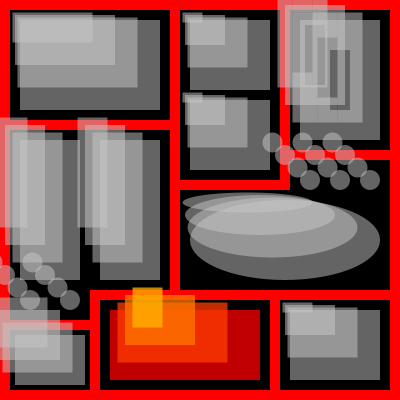
Frame 1 (no input)
Frame 60 (the mouse pressed at the canvas centre just before this capture): identical to frame 1, image omitted
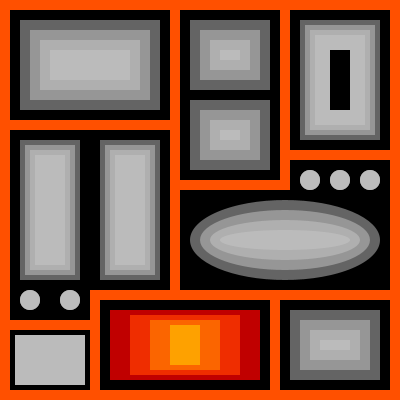
Frame 120 (the mouse held since frame 60 and released just before this capture)

The Processing sketch that drew these frames (run headless with seeded random() and noise(); from frame 60 on, the mouse is pressed at the canvas centre):

// Processing sketch: processing_142073
// ── processing_142073.pde

void setup()
{
  size(400,400);
}

void draw()
{
  
  background(255,mouseY / 2.5,0);
  fill(0);
  noStroke();
  rectMode(CORNER);

  rect(10,10,160,110);
  rect(180,10,100,170);
  rect(290,10,100,140);
  rect(10,130,160,190);
  rect(180,190,210,100);
  rect(290,160,100,130);
  rect(10,330,80,60);
  rect(100,300,170,90);
  rect(280,300,110,90);

  fill(255,mouseY / 2.5,0);

  rect(90,300,10,20);
  rect(90,290,80,10);

  pushMatrix();
    translate(-110,-135);
    asd();
    asdf();
    asdfg();
    asdfgh();
  popMatrix();
  
  pushMatrix();
    translate(30,-145);
    sdf();
    sdfg();
    sdfgh();
    sdfghj();
  popMatrix();
  
  pushMatrix();
    translate(30,-65);
    sdf();
    sdfg();
    sdfgh();
    sdfghj();
  popMatrix();
  
  pushMatrix();
    translate(-150,10);
    dfg();
    dfgh();
    dfghj();
    dfghjk();
  popMatrix();
  
  pushMatrix();
    translate(-70,10);
    dfg();
    dfgh();
    dfghj();
    dfghjk();
  popMatrix();
  
  pushMatrix();
    translate(140,-120);
    fgh();
    fghj();
    fghjk();
    fghjkl();
  popMatrix();
  
  pushMatrix();
    translate(85,40);
    qwe();
    qwer();
    qwert();
    qwertz();
  popMatrix();

  pushMatrix();
    translate(135,145);
    wer();
    wert();
    wertz();
    wertzu();
  popMatrix();
  
  pushMatrix();
    translate(-150,160);
    ert();
    ertz();
    ertzu();
    ertzui();
  popMatrix();
  
  pushMatrix();
    translate(-15,145);
    rtz();
    rtzu();
    rtzui();
    rtzuio();
  popMatrix();
  
  pushMatrix();
    translate(110,-20);
    tzu();
    tzui();
    tzuio();
    tzuiop();
  popMatrix();
  
  pushMatrix();
    translate(140,-20);
    tzu();
    tzui();
    tzuio();
    tzuiop();
  popMatrix();
  
  pushMatrix();
    translate(170,-20);
    tzu();
    tzui();
    tzuio();
    tzuiop();
  popMatrix();
  
  pushMatrix();
    translate(-130,100);
    tzu();
    tzui();
    tzuio();
    tzuiop();
  popMatrix();
  
  pushMatrix();
    translate(-170,100);
    tzu();
    tzui();
    tzuio();
    tzuiop();
  popMatrix();
  
}

void asd()
{
  noStroke();
  fill(200,200,200,128);
  rectMode(CENTER);
  rect(width / 2,height / 2,140,90);
}

void asdf()
{
  noStroke();
  fill(200,200,200,128);
  rectMode(CENTER);
  rect(width/2 - width*0.03125 + mouseX*0.0625,height/2 - height*0.03125 + mouseY*0.0625,120,70);
}

void asdfg()
{
  noStroke();
  fill(200,200,200,128);
  rectMode(CENTER);
  rect(width/2 - width*0.0625 + mouseX*0.125,height/2 - height*0.0625 + mouseY*0.125,100,50);
}

void asdfgh()
{
  noStroke();
  fill(200,200,200,128);
  rectMode(CENTER);
  rect(width/2 - width*0.09375 + mouseX*0.1875,height/2 - height*0.09375 + mouseY*0.1875,80,30);
}

void sdf()
{
  noStroke();
  fill(200,200,200,128);
  rectMode(CENTER);
  rect(width / 2,height / 2,80,70);
}

void sdfg()
{
  noStroke();
  fill(200,200,200,128);
  rectMode(CENTER);
  rect(width/2 - width*0.03125 + mouseX*0.0625,height/2 - height*0.03125 + mouseY*0.0625,60,50);
}

void sdfgh()
{
  noStroke();
  fill(200,200,200,128);
  rectMode(CENTER);
  rect(width/2 - width*0.0625 + mouseX*0.125,height/2 - height*0.0625 + mouseY*0.125,40,30);
}

void sdfghj()
{
  noStroke();
  fill(200,200,200,128);
  rectMode(CENTER);
  rect(width/2 - width*0.09375 + mouseX*0.1875,height/2 - height*0.09375 + mouseY*0.1875,20,10);
}

void dfg()
{
  noStroke();
  fill(200,200,200,128);
  rectMode(CENTER);
  rect(width / 2,height / 2,60,140);
}

void dfgh()
{
  noStroke();
  fill(200,200,200,128);
  rectMode(CENTER);
  rect(width/2 - width*0.03125 + mouseX*0.0625,height/2 - height*0.03125 + mouseY*0.0625,50,130);
}

void dfghj()
{
  noStroke();
  fill(200,200,200,128);
  rectMode(CENTER);
  rect(width/2 - width*0.0625 + mouseX*0.125,height/2 - height*0.0625 + mouseY*0.125,40,120);
}

void dfghjk()
{
  noStroke();
  fill(200,200,200,128);
  rectMode(CENTER);
  rect(width/2 - width*0.09375 + mouseX*0.1875,height/2 - height*0.09375 + mouseY*0.1875,30,110);
}

void fgh()
{
  noStroke();
  fill(200,200,200,128);
  rectMode(CENTER);
  rect(width/2 - 25,height/2,30,120);
  rect(width/2 + 25,height/2,30,120);
  rect(width/2,height/2+45,20,30);
  rect(width/2,height/2-45,20,30);
}

void fghj()
{
  noStroke();
  fill(200,200,200,128);
  rectMode(CENTER);
  rect(width/2 - width*0.03125 + mouseX*0.0625 - 22.5,height/2 - height*0.03125 + mouseY*0.0625,25,110);
  rect(width/2 - width*0.03125 + mouseX*0.0625 + 22.5,height/2 - height*0.03125 + mouseY*0.0625,25,110);
  rect(width/2 - width*0.03125 + mouseX*0.0625,height/2 - height*0.03125 + mouseY*0.0625 -42.5,20,25);
  rect(width/2 - width*0.03125 + mouseX*0.0625,height/2 - height*0.03125 + mouseY*0.0625 +42.5,20,25);
}

void fghjk()
{
  noStroke();
  fill(200,200,200,128);
  rectMode(CENTER);
  rect(width/2 - width*0.0625 + mouseX*0.125 -20,height/2 - height*0.0625 + mouseY*0.125,20,100);
  rect(width/2 - width*0.0625 + mouseX*0.125 +20,height/2 - height*0.0625 + mouseY*0.125,20,100);
  rect(width/2 - width*0.0625 + mouseX*0.125,height/2 - height*0.0625 + mouseY*0.125 + 40,20,20);
  rect(width/2 - width*0.0625 + mouseX*0.125,height/2 - height*0.0625 + mouseY*0.125 - 40,20,20);
}

void fghjkl()
{
  noStroke();
  fill(200,200,200,128);
  rectMode(CENTER);
  rect(width/2 - width*0.09375 + mouseX*0.1875 - 17.5,height/2 - height*0.09375 + mouseY*0.1875,15,90);
  rect(width/2 - width*0.09375 + mouseX*0.1875 + 17.5,height/2 - height*0.09375 + mouseY*0.1875,15,90);
  rect(width/2 - width*0.09375 + mouseX*0.1875,height/2 - height*0.09375 + mouseY*0.1875 - 37.5,20,15);
  rect(width/2 - width*0.09375 + mouseX*0.1875,height/2 - height*0.09375 + mouseY*0.1875 + 37.5,20,15);
}

void qwe()
{
  noStroke();
  fill(200,200,200,128);
  ellipse(width / 2,height / 2,190,80);
}

void qwer()
{
  noStroke();
  fill(200,200,200,128);
  ellipse(width/2 - width*0.03125 + mouseX*0.0625,height/2 - height*0.03125 + mouseY*0.0625,170,60);
}

void qwert()
{
  noStroke();
  fill(200,200,200,128);
  ellipse(width/2 - width*0.0625 + mouseX*0.125,height/2 - height*0.0625 + mouseY*0.125,150,40);
}

void qwertz()
{
  noStroke();
  fill(200,200,200,128);
  ellipse(width/2 - width*0.09375 + mouseX*0.1875,height/2 - height*0.09375 + mouseY*0.1875,130,20);
}

void wer()
{
  noStroke();
  fill(200,200,200,128);
  rectMode(CENTER);
  rect(width / 2,height / 2,90,70);
}

void wert()
{
  noStroke();
  fill(200,200,200,128);
  rectMode(CENTER);
  rect(width/2 - width*0.03125 + mouseX*0.0625,height/2 - height*0.03125 + mouseY*0.0625,70,50);
}

void wertz()
{
  noStroke();
  fill(200,200,200,128);
  rectMode(CENTER);
  rect(width/2 - width*0.0625 + mouseX*0.125,height/2 - height*0.0625 + mouseY*0.125,50,30);
}

void wertzu()
{
  noStroke();
  fill(200,200,200,128);
  rectMode(CENTER);
  rect(width/2 - width*0.09375 + mouseX*0.1875,height/2 - height*0.09375 + mouseY*0.1875,30,10);
}

void ert()
{
  noStroke();
  fill(200,200,200,128);
  rectMode(CENTER);
  rect(width / 2,height / 2,70,50);
}

void ertz()
{
  noStroke();
  fill(200,200,200,128);
  rectMode(CENTER);
  rect(width/2 - width*0.03125 + mouseX*0.0625,height/2 - height*0.03125 + mouseY*0.0625,70,50);
}

void ertzu()
{
  noStroke();
  fill(200,200,200,128);
  rectMode(CENTER);
  rect(width/2 - width*0.0625 + mouseX*0.125,height/2 - height*0.0625 + mouseY*0.125,70,50);
}

void ertzui()
{
  noStroke();
  fill(200,200,200,128);
  rectMode(CENTER);
  rect(width/2 - width*0.09375 + mouseX*0.1875,height/2 - height*0.09375 + mouseY*0.1875,70,50);
}

void rtz()
{
  noStroke();
  fill(255,0,0,192);
  rectMode(CENTER);
  rect(width / 2,height / 2,150,70);
}

void rtzu()
{
  noStroke();
  fill(255,60,0,192);
  rectMode(CENTER);
  rect(width/2 - width*0.03125 + mouseX*0.0625,height/2 - height*0.03125 + mouseY*0.0625,110,60);
}

void rtzui()
{
  noStroke();
  fill(255,120,0,192);
  rectMode(CENTER);
  rect(width/2 - width*0.0625 + mouseX*0.125,height/2 - height*0.0625 + mouseY*0.125,70,50);
}

void rtzuio()
{
  noStroke();
  fill(255,180,0,192);
  rectMode(CENTER);
  rect(width/2 - width*0.09375 + mouseX*0.1875,height/2 - height*0.09375 + mouseY*0.1875,30,40);
}

void tzu()
{
  noStroke();
  fill(200,200,200,128);
  ellipse(width / 2,height / 2,20,20);
}

void tzui()
{
  noStroke();
  fill(200,200,200,128);
  ellipse(width/2 - width*0.03125 + mouseX*0.0625,height/2 - height*0.03125 + mouseY*0.0625,20,20);
}

void tzuio()
{
  noStroke();
  fill(200,200,200,128);
  ellipse(width/2 - width*0.0625 + mouseX*0.125,height/2 - height*0.0625 + mouseY*0.125,20,20);
}

void tzuiop()
{
  noStroke();
  fill(200,200,200,128);
  ellipse(width/2 - width*0.09375 + mouseX*0.1875,height/2 - height*0.09375 + mouseY*0.1875,20,20);
}
